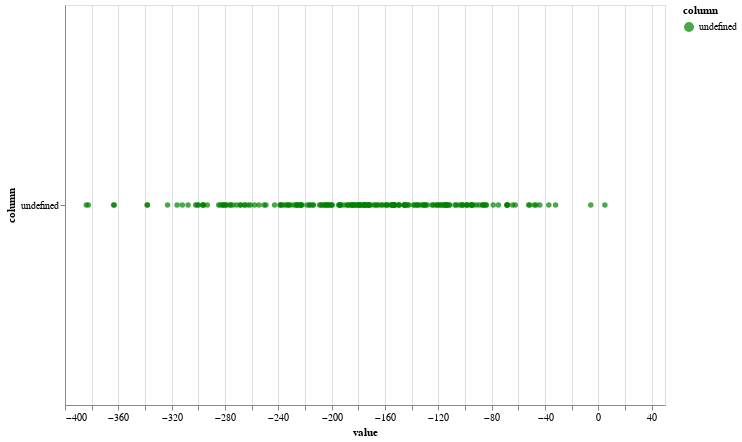

The notebook cell this image was saved under:
### Code cell
import pandas as pd
import altair as alt

# Assuming df is your DataFrame and it has two columns you want to plot
columns_to_plot = ['FQHC1_baseline_implementation_Incremental_cost', 'FQHC4_baseline_implementation_Incremental_cost']

# Create a scatter plot for each column and fold them into a single chart
scatter_plot = alt.Chart(df).mark_circle().encode(
    x='value:Q',
    y='column:N',
    color='column:N',
).transform_fold(
    columns_to_plot
).properties(
    width=600,
    height=400
)

# Add a scale for color
scatter_plot = scatter_plot.encode(
    color=alt.Color('column:N', scale=alt.Scale(range=['green', 'purple']))
)

# Show the plot
scatter_plot.show()

### Figure 1 — Vega-Lite specification as saved in the notebook (floating-point values rounded to 4 significant figures)
{"config": {"view": {"continuousWidth": 300, "continuousHeight": 300}}, "data": {"name": "data-6b5bce9e52ee57a4884e655ec09b86b6"}, "mark": {"type": "circle"}, "encoding": {"color": {"field": "column", "scale": {"range": ["green", "purple"]}, "type": "nominal"}, "x": {"field": "value", "type": "quantitative"}, "y": {"field": "column", "type": "nominal"}}, "height": 400, "transform": [{"fold": ["FQHC1_baseline_implementation_Incremental_cost", "FQHC4_baseline_implementation_Incremental_cost"]}], "width": 600, "$schema": "https://vega.github.io/schema/vega-lite/v5.17.0.json", "datasets": {"data-6b5bce9e52ee57a4884e655ec09b86b6": [{"FQHC1_baseline_implementation_LYS": 0.03861, "FQHC1_baseline_implementation_Incremental_cost": -254.5, "FQHC4_baseline_implementation_LYS": -0.002837, "FQHC4_baseline_implementation_Incremental_cost": -43.92}, {"FQHC1_baseline_implementation_LYS": -0.02326, "FQHC1_baseline_implementation_Incremental_cost": -228.4, "FQHC4_baseline_implementation_LYS": 0.02063, "FQHC4_baseline_implementation_Incremental_cost": -238.4}, {"FQHC1_baseline_implementation_LYS": 0.07935, "FQHC1_baseline_implementation_Incremental_cost": -264.9, "FQHC4_baseline_implementation_LYS": 0.01721, "FQHC4_baseline_implementation_Incremental_cost": -260.9}, {"FQHC1_baseline_implementation_LYS": 0.03565, "FQHC1_baseline_implementation_Incremental_cost": -68.12, "FQHC4_baseline_implementation_LYS": 0.09946, "FQHC4_baseline_implementation_Incremental_cost": -265.5}, {"FQHC1_baseline_implementation_LYS": 0.05445, "FQHC1_baseline_implementation_Incremental_cost": -85.68, "FQHC4_baseline_implementation_LYS": 0.06871, "FQHC4_baseline_implementation_Incremental_cost": -307.7}, {"FQHC1_baseline_implementation_LYS": 0.09158, "FQHC1_baseline_implementation_Incremental_cost": -176.3, "FQHC4_baseline_implementation_LYS": 0.03423, "FQHC4_baseline_implementation_Incremental_cost": -52.27}, {"FQHC1_baseline_implementation_LYS": -0.02184, "FQHC1_baseline_implementation_Incremental_cost": -117.8, "FQHC4_baseline_implementation_LYS": -0.01576, "FQHC4_baseline_implementation_Incremental_cost": -32.08}, {"FQHC1_baseline_implementation_LYS": -0.001504, "FQHC1_baseline_implementation_Incremental_cost": -175.1, "FQHC4_baseline_implementation_LYS": 0.02394, "FQHC4_baseline_implementation_Incremental_cost": -262.6}, {"FQHC1_baseline_implementation_LYS": -0.03, "FQHC1_baseline_implementation_Incremental_cost": -47.99, "FQHC4_baseline_implementation_LYS": 0.06668, "FQHC4_baseline_implementation_Incremental_cost": -302.0}, {"FQHC1_baseline_implementation_LYS": -0.01953, "FQHC1_baseline_implementation_Incremental_cost": -118.8, "FQHC4_baseline_implementation_LYS": -0.06639, "FQHC4_baseline_implementation_Incremental_cost": 4.912}, {"FQHC1_baseline_implementation_LYS": -0.05314, "FQHC1_baseline_implementation_Incremental_cost": -175.8, "FQHC4_baseline_implementation_LYS": -0.001588, "FQHC4_baseline_implementation_Incremental_cost": -179.0}, {"FQHC1_baseline_implementation_LYS": -0.02612, "FQHC1_baseline_implementation_Incremental_cost": -78.84, "FQHC4_baseline_implementation_LYS": 0.1345, "FQHC4_baseline_implementation_Incremental_cost": -279.1}, {"FQHC1_baseline_implementation_LYS": -0.07342, "FQHC1_baseline_implementation_Incremental_cost": -216.2, "FQHC4_baseline_implementation_LYS": -0.03837, "FQHC4_baseline_implementation_Incremental_cost": -223.4}, {"FQHC1_baseline_implementation_LYS": 0.02233, "FQHC1_baseline_implementation_Incremental_cost": -213.7, "FQHC4_baseline_implementation_LYS": -0.03254, "FQHC4_baseline_implementation_Incremental_cost": -338.2}, {"FQHC1_baseline_implementation_LYS": -0.09237, "FQHC1_baseline_implementation_Incremental_cost": -171.0, "FQHC4_baseline_implementation_LYS": 0.05074, "FQHC4_baseline_implementation_Incremental_cost": -242.8}, {"FQHC1_baseline_implementation_LYS": -0.06162, "FQHC1_baseline_implementation_Incremental_cost": -172.4, "FQHC4_baseline_implementation_LYS": -0.01551, "FQHC4_baseline_implementation_Incremental_cost": -155.0}, {"FQHC1_baseline_implementation_LYS": 0.06165, "FQHC1_baseline_implementation_Incremental_cost": -115.5, "FQHC4_baseline_implementation_LYS": 0.03563, "FQHC4_baseline_implementation_Incremental_cost": -222.3}, {"FQHC1_baseline_implementation_LYS": 0.0108, "FQHC1_baseline_implementation_Incremental_cost": -204.9, "FQHC4_baseline_implementation_LYS": 0.04524, "FQHC4_baseline_implementation_Incremental_cost": -296.5}, {"FQHC1_baseline_implementation_LYS": 0.008325, "FQHC1_baseline_implementation_Incremental_cost": -152.9, "FQHC4_baseline_implementation_LYS": -0.009711, "FQHC4_baseline_implementation_Incremental_cost": -268.4}, {"FQHC1_baseline_implementation_LYS": 0.008538, "FQHC1_baseline_implementation_Incremental_cost": -152.8, "FQHC4_baseline_implementation_LYS": 0.01164, "FQHC4_baseline_implementation_Incremental_cost": -181.3}, {"FQHC1_baseline_implementation_LYS": -0.008904, "FQHC1_baseline_implementation_Incremental_cost": -62.3, "FQHC4_baseline_implementation_LYS": -0.004523, "FQHC4_baseline_implementation_Incremental_cost": -161.7}, {"FQHC1_baseline_implementation_LYS": 0.0329, "FQHC1_baseline_implementation_Incremental_cost": -107.5, "FQHC4_baseline_implementation_LYS": -0.01269, "FQHC4_baseline_implementation_Incremental_cost": -238.6}, {"FQHC1_baseline_implementation_LYS": -0.02229, "FQHC1_baseline_implementation_Incremental_cost": -188.5, "FQHC4_baseline_implementation_LYS": 0.02447, "FQHC4_baseline_implementation_Incremental_cost": -276.2}, {"FQHC1_baseline_implementation_LYS": -0.01435, "FQHC1_baseline_implementation_Incremental_cost": -113.5, "FQHC4_baseline_implementation_LYS": 0.006117, "FQHC4_baseline_implementation_Incremental_cost": -315.9}, {"FQHC1_baseline_implementation_LYS": 0.01729, "FQHC1_baseline_implementation_Incremental_cost": -142.0, "FQHC4_baseline_implementation_LYS": -0.105, "FQHC4_baseline_implementation_Incremental_cost": -113.6}, {"FQHC1_baseline_implementation_LYS": 0.05173, "FQHC1_baseline_implementation_Incremental_cost": -74.93, "FQHC4_baseline_implementation_LYS": 0.06499, "FQHC4_baseline_implementation_Incremental_cost": -250.7}, {"FQHC1_baseline_implementation_LYS": 0.05249, "FQHC1_baseline_implementation_Incremental_cost": -178.2, "FQHC4_baseline_implementation_LYS": 0.03505, "FQHC4_baseline_implementation_Incremental_cost": -167.0}, {"FQHC1_baseline_implementation_LYS": 0.04209, "FQHC1_baseline_implementation_Incremental_cost": -130.0, "FQHC4_baseline_implementation_LYS": 0.0987, "FQHC4_baseline_implementation_Incremental_cost": -131.3}, {"FQHC1_baseline_implementation_LYS": 0.09691, "FQHC1_baseline_implementation_Incremental_cost": -205.8, "FQHC4_baseline_implementation_LYS": 0.08947, "FQHC4_baseline_implementation_Incremental_cost": -284.7}, {"FQHC1_baseline_implementation_LYS": 0.01214, "FQHC1_baseline_implementation_Incremental_cost": -207.3, "FQHC4_baseline_implementation_LYS": -0.001737, "FQHC4_baseline_implementation_Incremental_cost": -216.7}, {"FQHC1_baseline_implementation_LYS": 0.07882, "FQHC1_baseline_implementation_Incremental_cost": -186.6, "FQHC4_baseline_implementation_LYS": 0.07333, "FQHC4_baseline_implementation_Incremental_cost": -199.7}, {"FQHC1_baseline_implementation_LYS": 0.07895, "FQHC1_baseline_implementation_Incremental_cost": -89.13, "FQHC4_baseline_implementation_LYS": -0.02611, "FQHC4_baseline_implementation_Incremental_cost": -268.5}, {"FQHC1_baseline_implementation_LYS": 0.08218, "FQHC1_baseline_implementation_Incremental_cost": -200.7, "FQHC4_baseline_implementation_LYS": 0.05206, "FQHC4_baseline_implementation_Incremental_cost": -296.5}, {"FQHC1_baseline_implementation_LYS": -0.04849, "FQHC1_baseline_implementation_Incremental_cost": -182.6, "FQHC4_baseline_implementation_LYS": -0.009578, "FQHC4_baseline_implementation_Incremental_cost": -138.5}, {"FQHC1_baseline_implementation_LYS": 0.05609, "FQHC1_baseline_implementation_Incremental_cost": -132.9, "FQHC4_baseline_implementation_LYS": 0.01264, "FQHC4_baseline_implementation_Incremental_cost": -363.5}, {"FQHC1_baseline_implementation_LYS": -0.07577, "FQHC1_baseline_implementation_Incremental_cost": -232.6, "FQHC4_baseline_implementation_LYS": 0.1196, "FQHC4_baseline_implementation_Incremental_cost": -223.4}, {"FQHC1_baseline_implementation_LYS": -0.07114, "FQHC1_baseline_implementation_Incremental_cost": -124.7, "FQHC4_baseline_implementation_LYS": 0.05672, "FQHC4_baseline_implementation_Incremental_cost": -199.9}, {"FQHC1_baseline_implementation_LYS": 0.04435, "FQHC1_baseline_implementation_Incremental_cost": -95.05, "FQHC4_baseline_implementation_LYS": -0.04024, "FQHC4_baseline_implementation_Incremental_cost": -134.7}, {"FQHC1_baseline_implementation_LYS": 0.08619, "FQHC1_baseline_implementation_Incremental_cost": -218.5, "FQHC4_baseline_implementation_LYS": -0.008832, "FQHC4_baseline_implementation_Incremental_cost": -175.0}, {"FQHC1_baseline_implementation_LYS": 0.01066, "FQHC1_baseline_implementation_Incremental_cost": -194.2, "FQHC4_baseline_implementation_LYS": 0.0764, "FQHC4_baseline_implementation_Incremental_cost": -226.5}, {"FQHC1_baseline_implementation_LYS": 0.03006, "FQHC1_baseline_implementation_Incremental_cost": -384.1, "FQHC4_baseline_implementation_LYS": 0.01694, "FQHC4_baseline_implementation_Incremental_cost": -226.4}, {"FQHC1_baseline_implementation_LYS": 0.08435, "FQHC1_baseline_implementation_Incremental_cost": -128.3, "FQHC4_baseline_implementation_LYS": 0.03125, "FQHC4_baseline_implementation_Incremental_cost": -204.6}, {"FQHC1_baseline_implementation_LYS": -0.03382, "FQHC1_baseline_implementation_Incremental_cost": -162.9, "FQHC4_baseline_implementation_LYS": 0.01582, "FQHC4_baseline_implementation_Incremental_cost": -144.9}, {"FQHC1_baseline_implementation_LYS": -0.0181, "FQHC1_baseline_implementation_Incremental_cost": -86.82, "FQHC4_baseline_implementation_LYS": -0.03674, "FQHC4_baseline_implementation_Incremental_cost": -296.1}, {"FQHC1_baseline_implementation_LYS": 0.01373, "FQHC1_baseline_implementation_Incremental_cost": -5.664, "FQHC4_baseline_implementation_LYS": 0.02258, "FQHC4_baseline_implementation_Incremental_cost": -158.2}, {"FQHC1_baseline_implementation_LYS": 0.08487, "FQHC1_baseline_implementation_Incremental_cost": -145.4, "FQHC4_baseline_implementation_LYS": -0.04617, "FQHC4_baseline_implementation_Incremental_cost": -185.5}, {"FQHC1_baseline_implementation_LYS": 0.1337, "FQHC1_baseline_implementation_Incremental_cost": -84.31, "FQHC4_baseline_implementation_LYS": 0.04725, "FQHC4_baseline_implementation_Incremental_cost": -257.8}, {"FQHC1_baseline_implementation_LYS": 0.01125, "FQHC1_baseline_implementation_Incremental_cost": -154.3, "FQHC4_baseline_implementation_LYS": 0.03016, "FQHC4_baseline_implementation_Incremental_cost": -46.68}, {"FQHC1_baseline_implementation_LYS": 0.02265, "FQHC1_baseline_implementation_Incremental_cost": -98.6, "FQHC4_baseline_implementation_LYS": 0.1084, "FQHC4_baseline_implementation_Incremental_cost": -173.1}, {"FQHC1_baseline_implementation_LYS": 0.04062, "FQHC1_baseline_implementation_Incremental_cost": -86.55, "FQHC4_baseline_implementation_LYS": -0.05287, "FQHC4_baseline_implementation_Incremental_cost": -115.0}, {"FQHC1_baseline_implementation_LYS": 0.1109, "FQHC1_baseline_implementation_Incremental_cost": -152.6, "FQHC4_baseline_implementation_LYS": 0.08581, "FQHC4_baseline_implementation_Incremental_cost": -281.7}, {"FQHC1_baseline_implementation_LYS": 0.05573, "FQHC1_baseline_implementation_Incremental_cost": -114.0, "FQHC4_baseline_implementation_LYS": 0.07056, "FQHC4_baseline_implementation_Incremental_cost": -323.1}, {"FQHC1_baseline_implementation_LYS": 0.02611, "FQHC1_baseline_implementation_Incremental_cost": -93.54, "FQHC4_baseline_implementation_LYS": 0.06054, "FQHC4_baseline_implementation_Incremental_cost": -274.0}, {"FQHC1_baseline_implementation_LYS": -0.01258, "FQHC1_baseline_implementation_Incremental_cost": -102.5, "FQHC4_baseline_implementation_LYS": -0.06516, "FQHC4_baseline_implementation_Incremental_cost": -184.8}, {"FQHC1_baseline_implementation_LYS": -0.03672, "FQHC1_baseline_implementation_Incremental_cost": -183.7, "FQHC4_baseline_implementation_LYS": -0.01323, "FQHC4_baseline_implementation_Incremental_cost": -178.7}, {"FQHC1_baseline_implementation_LYS": 0.002531, "FQHC1_baseline_implementation_Incremental_cost": -202.7, "FQHC4_baseline_implementation_LYS": 0.01624, "FQHC4_baseline_implementation_Incremental_cost": -37.13}, {"FQHC1_baseline_implementation_LYS": 0.02806, "FQHC1_baseline_implementation_Incremental_cost": -149.9, "FQHC4_baseline_implementation_LYS": 0.04265, "FQHC4_baseline_implementation_Incremental_cost": -149.6}, {"FQHC1_baseline_implementation_LYS": 0.09451, "FQHC1_baseline_implementation_Incremental_cost": -143.0, "FQHC4_baseline_implementation_LYS": 0.05574, "FQHC4_baseline_implementation_Incremental_cost": -120.2}, {"FQHC1_baseline_implementation_LYS": 0.0358, "FQHC1_baseline_implementation_Incremental_cost": -129.7, "FQHC4_baseline_implementation_LYS": 0.01134, "FQHC4_baseline_implementation_Incremental_cost": -149.2}, {"FQHC1_baseline_implementation_LYS": 0.04151, "FQHC1_baseline_implementation_Incremental_cost": -68.46, "FQHC4_baseline_implementation_LYS": -0.05126, "FQHC4_baseline_implementation_Incremental_cost": -168.6}, {"FQHC1_baseline_implementation_LYS": 0.07192, "FQHC1_baseline_implementation_Incremental_cost": -234.2, "FQHC4_baseline_implementation_LYS": -0.0005603, "FQHC4_baseline_implementation_Incremental_cost": -299.9}, {"FQHC1_baseline_implementation_LYS": 0.143, "FQHC1_baseline_implementation_Incremental_cost": -83.97, "FQHC4_baseline_implementation_LYS": 0.03188, "FQHC4_baseline_implementation_Incremental_cost": -94.94}, {"FQHC1_baseline_implementation_LYS": -0.02786, "FQHC1_baseline_implementation_Incremental_cost": -136.2, "FQHC4_baseline_implementation_LYS": 0.06029, "FQHC4_baseline_implementation_Incremental_cost": -193.8}, {"FQHC1_baseline_implementation_LYS": -0.04283, "FQHC1_baseline_implementation_Incremental_cost": -104.5, "FQHC4_baseline_implementation_LYS": 0.02511, "FQHC4_baseline_implementation_Incremental_cost": -91.45}, {"FQHC1_baseline_implementation_LYS": 0.03266, "FQHC1_baseline_implementation_Incremental_cost": -99.05, "FQHC4_baseline_implementation_LYS": 0.06258, "FQHC4_baseline_implementation_Incremental_cost": -182.9}, {"FQHC1_baseline_implementation_LYS": -0.008647, "FQHC1_baseline_implementation_Incremental_cost": -154.1, "FQHC4_baseline_implementation_LYS": -0.05832, "FQHC4_baseline_implementation_Incremental_cost": -203.1}, {"FQHC1_baseline_implementation_LYS": -0.07501, "FQHC1_baseline_implementation_Incremental_cost": -176.3, "FQHC4_baseline_implementation_LYS": -0.04452, "FQHC4_baseline_implementation_Incremental_cost": -153.0}, {"FQHC1_baseline_implementation_LYS": 0.008941, "FQHC1_baseline_implementation_Incremental_cost": -64.26, "FQHC4_baseline_implementation_LYS": 0.0642, "FQHC4_baseline_implementation_Incremental_cost": -275.9}, {"FQHC1_baseline_implementation_LYS": -0.03641, "FQHC1_baseline_implementation_Incremental_cost": -209.2, "FQHC4_baseline_implementation_LYS": -0.01931, "FQHC4_baseline_implementation_Incremental_cost": -382.6}, {"FQHC1_baseline_implementation_LYS": 0.02944, "FQHC1_baseline_implementation_Incremental_cost": -188.0, "FQHC4_baseline_implementation_LYS": 0.01055, "FQHC4_baseline_implementation_Incremental_cost": -172.3}, {"FQHC1_baseline_implementation_LYS": 0.002826, "FQHC1_baseline_implementation_Incremental_cost": -102.3, "FQHC4_baseline_implementation_LYS": -0.0258, "FQHC4_baseline_implementation_Incremental_cost": -207.9}, {"FQHC1_baseline_implementation_LYS": 0.0116, "FQHC1_baseline_implementation_Incremental_cost": -116.9, "FQHC4_baseline_implementation_LYS": -0.03497, "FQHC4_baseline_implementation_Incremental_cost": -145.7}, {"FQHC1_baseline_implementation_LYS": -0.002049, "FQHC1_baseline_implementation_Incremental_cost": -224.7, "FQHC4_baseline_implementation_LYS": 0.02354, "FQHC4_baseline_implementation_Incremental_cost": -154.0}, {"FQHC1_baseline_implementation_LYS": -0.0483, "FQHC1_baseline_implementation_Incremental_cost": -51.37, "FQHC4_baseline_implementation_LYS": 0.06202, "FQHC4_baseline_implementation_Incremental_cost": -101.5}, {"FQHC1_baseline_implementation_LYS": 0.005997, "FQHC1_baseline_implementation_Incremental_cost": -155.9, "FQHC4_baseline_implementation_LYS": 0.06225, "FQHC4_baseline_implementation_Incremental_cost": -312.0}, {"FQHC1_baseline_implementation_LYS": -0.03498, "FQHC1_baseline_implementation_Incremental_cost": -158.8, "FQHC4_baseline_implementation_LYS": 0.01667, "FQHC4_baseline_implementation_Incremental_cost": -281.5}, {"FQHC1_baseline_implementation_LYS": 0.05176, "FQHC1_baseline_implementation_Incremental_cost": -172.4, "FQHC4_baseline_implementation_LYS": -0.02924, "FQHC4_baseline_implementation_Incremental_cost": -180.4}, {"FQHC1_baseline_implementation_LYS": 0.02038, "FQHC1_baseline_implementation_Incremental_cost": -232.4, "FQHC4_baseline_implementation_LYS": -0.04725, "FQHC4_baseline_implementation_Incremental_cost": -184.3}, {"FQHC1_baseline_implementation_LYS": -0.03002, "FQHC1_baseline_implementation_Incremental_cost": -122.1, "FQHC4_baseline_implementation_LYS": -0.03529, "FQHC4_baseline_implementation_Incremental_cost": -98.01}, {"FQHC1_baseline_implementation_LYS": -0.04338, "FQHC1_baseline_implementation_Incremental_cost": -95.08, "FQHC4_baseline_implementation_LYS": -0.05712, "FQHC4_baseline_implementation_Incremental_cost": -179.9}, {"FQHC1_baseline_implementation_LYS": -0.1241, "FQHC1_baseline_implementation_Incremental_cost": -164.8, "FQHC4_baseline_implementation_LYS": -0.006611, "FQHC4_baseline_implementation_Incremental_cost": -280.5}, {"FQHC1_baseline_implementation_LYS": -0.01125, "FQHC1_baseline_implementation_Incremental_cost": -202.2, "FQHC4_baseline_implementation_LYS": -0.01302, "FQHC4_baseline_implementation_Incremental_cost": -222.8}, {"FQHC1_baseline_implementation_LYS": -0.03985, "FQHC1_baseline_implementation_Incremental_cost": -106.7, "FQHC4_baseline_implementation_LYS": 0.007059, "FQHC4_baseline_implementation_Incremental_cost": -214.1}, {"FQHC1_baseline_implementation_LYS": -0.04208, "FQHC1_baseline_implementation_Incremental_cost": -68.44, "FQHC4_baseline_implementation_LYS": 0.08666, "FQHC4_baseline_implementation_Incremental_cost": -171.5}, {"FQHC1_baseline_implementation_LYS": -0.02712, "FQHC1_baseline_implementation_Incremental_cost": -111.9, "FQHC4_baseline_implementation_LYS": 0.04642, "FQHC4_baseline_implementation_Incremental_cost": -363.1}, {"FQHC1_baseline_implementation_LYS": 0.1004, "FQHC1_baseline_implementation_Incremental_cost": -166.4, "FQHC4_baseline_implementation_LYS": -0.003787, "FQHC4_baseline_implementation_Incremental_cost": -123.9}, {"FQHC1_baseline_implementation_LYS": -0.08668, "FQHC1_baseline_implementation_Incremental_cost": -114.9, "FQHC4_baseline_implementation_LYS": -0.07027, "FQHC4_baseline_implementation_Incremental_cost": -130.9}, {"FQHC1_baseline_implementation_LYS": 0.06599, "FQHC1_baseline_implementation_Incremental_cost": -237.6, "FQHC4_baseline_implementation_LYS": -0.01733, "FQHC4_baseline_implementation_Incremental_cost": -300.8}, {"FQHC1_baseline_implementation_LYS": 0.08981, "FQHC1_baseline_implementation_Incremental_cost": -283.5, "FQHC4_baseline_implementation_LYS": 0.01936, "FQHC4_baseline_implementation_Incremental_cost": -111.6}, {"FQHC1_baseline_implementation_LYS": 0.06126, "FQHC1_baseline_implementation_Incremental_cost": -95.32, "FQHC4_baseline_implementation_LYS": 0.04026, "FQHC4_baseline_implementation_Incremental_cost": -271.3}, {"FQHC1_baseline_implementation_LYS": 0.004496, "FQHC1_baseline_implementation_Incremental_cost": -138.0, "FQHC4_baseline_implementation_LYS": 0.0544, "FQHC4_baseline_implementation_Incremental_cost": -279.1}, {"FQHC1_baseline_implementation_LYS": -0.05088, "FQHC1_baseline_implementation_Incremental_cost": -230.8, "FQHC4_baseline_implementation_LYS": 0.1579, "FQHC4_baseline_implementation_Incremental_cost": -193.2}, {"FQHC1_baseline_implementation_LYS": -0.0003664, "FQHC1_baseline_implementation_Incremental_cost": -225.8, "FQHC4_baseline_implementation_LYS": 0.04502, "FQHC4_baseline_implementation_Incremental_cost": -190.8}, {"FQHC1_baseline_implementation_LYS": 0.09598, "FQHC1_baseline_implementation_Incremental_cost": -249.3, "FQHC4_baseline_implementation_LYS": -0.0387, "FQHC4_baseline_implementation_Incremental_cost": -68.44}, {"FQHC1_baseline_implementation_LYS": 0.06886, "FQHC1_baseline_implementation_Incremental_cost": -159.5, "FQHC4_baseline_implementation_LYS": 0.1049, "FQHC4_baseline_implementation_Incremental_cost": -193.4}, {"FQHC1_baseline_implementation_LYS": 0.008676, "FQHC1_baseline_implementation_Incremental_cost": -120.7, "FQHC4_baseline_implementation_LYS": 0.01173, "FQHC4_baseline_implementation_Incremental_cost": -144.0}, {"FQHC1_baseline_implementation_LYS": 0.05024, "FQHC1_baseline_implementation_Incremental_cost": -135.8, "FQHC4_baseline_implementation_LYS": 0.06044, "FQHC4_baseline_implementation_Incremental_cost": -236.0}, {"FQHC1_baseline_implementation_LYS": -0.008411, "FQHC1_baseline_implementation_Incremental_cost": -179.0, "FQHC4_baseline_implementation_LYS": -0.03977, "FQHC4_baseline_implementation_Incremental_cost": -145.3}, {"FQHC1_baseline_implementation_LYS": 0.09232, "FQHC1_baseline_implementation_Incremental_cost": -194.7, "FQHC4_baseline_implementation_LYS": 0.01885, "FQHC4_baseline_implementation_Incremental_cost": -293.3}, {"FQHC1_baseline_implementation_LYS": -0.1392, "FQHC1_baseline_implementation_Incremental_cost": -174.2, "FQHC4_baseline_implementation_LYS": -0.03373, "FQHC4_baseline_implementation_Incremental_cost": -338.3}]}}
